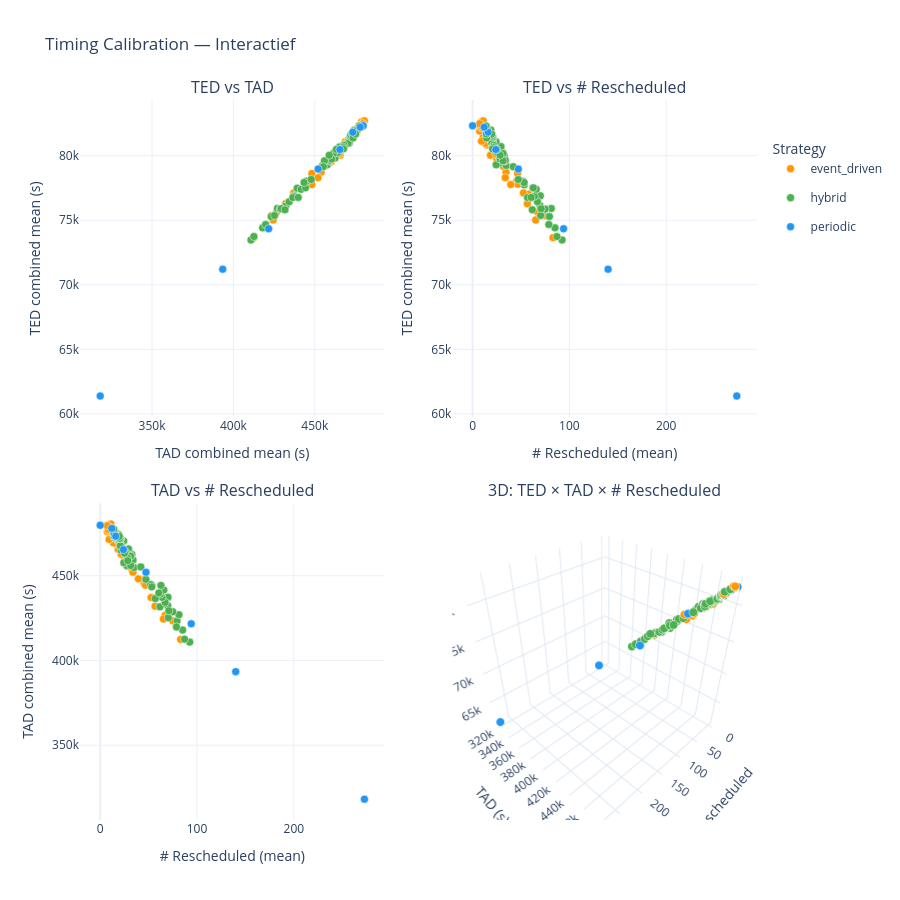

Notebook code cell kept with this figure:
### Code cell
import plotly.graph_objects as go
from plotly.subplots import make_subplots
import pandas as pd

df = df_results.copy()

strategy_colors = {
    'baseline':     '#888888',
    'periodic':     '#2196F3',
    'event_driven': '#FF9800',
    'hybrid':       '#4CAF50',
}

def make_hover(row):
    lines = [
        f"<b>{row['strategy_type'].upper()}</b>",
        f"TED: {row['TED_combined_mean']:.0f}s (±{row['TED_combined_std']:.0f}s)",
        f"TAD: {row['TAD_combined_mean']:.0f}s (±{row['TAD_combined_std']:.0f}s)",
        f"# Rescheduled: {row['n_rescheduled_mean']:.1f}",
        f"Solve time: {row['total_solve_time_mean']:.3f}s",
        "─────────────────",
    ]
    if row['strategy_type'] in ('periodic', 'baseline'):
        lines.append(f"periodic_rf: {row['periodic_rf']:.0f}s")
    if row['strategy_type'] in ('event_driven', 'hybrid'):
        lines.append(f"event_driven_rf: {row['event_driven_rf']:.0f}s")
        lines.append(f"controller_freq: {row['controller_freq']:.0f}s")
        lines.append(f"threshold_conf: {row['threshold_conf']:.1f}")
    if row['strategy_type'] == 'hybrid':
        lines.append(f"periodic_rf: {row['periodic_rf']:.0f}s")
    return "<br>".join(lines)

df['hover'] = df.apply(make_hover, axis=1)

# ── Subplot layout: 2x2 ──────────────────────────────────────────────────────
fig = make_subplots(
    rows=2, cols=2,
    subplot_titles=[
        'TED vs TAD',
        'TED vs # Rescheduled',
        'TAD vs # Rescheduled',
        '3D: TED × TAD × # Rescheduled',
    ],
    specs=[
        [{'type': 'scatter'}, {'type': 'scatter'}],
        [{'type': 'scatter'}, {'type': 'scatter3d'}],
    ],
    horizontal_spacing=0.10,
    vertical_spacing=0.12,
)

added_to_legend = set()

for stype, group in df.groupby('strategy_type'):
    color = strategy_colors[stype]
    show_legend = stype not in added_to_legend
    added_to_legend.add(stype)

    common = dict(
        name=stype,
        legendgroup=stype,
        showlegend=show_legend,
        marker=dict(color=color, size=8, line=dict(color='white', width=0.5)),
        hovertemplate="%{customdata}<extra></extra>",
        customdata=group['hover'].tolist(),
    )

    # Plot 1: TED vs TAD
    fig.add_trace(go.Scatter(
        x=group['TAD_combined_mean'],
        y=group['TED_combined_mean'],
        mode='markers',
        **common,
    ), row=1, col=1)

    # Plot 2: TED vs n_rescheduled
    fig.add_trace(go.Scatter(
        x=group['n_rescheduled_mean'],
        y=group['TED_combined_mean'],
        mode='markers',
        **{**common, 'showlegend': False},
    ), row=1, col=2)

    # Plot 3: TAD vs n_rescheduled
    fig.add_trace(go.Scatter(
        x=group['n_rescheduled_mean'],
        y=group['TAD_combined_mean'],
        mode='markers',
        **{**common, 'showlegend': False},
    ), row=2, col=1)

    # Plot 4: 3D
    fig.add_trace(go.Scatter3d(
        x=group['n_rescheduled_mean'],
        y=group['TAD_combined_mean'],
        z=group['TED_combined_mean'],
        mode='markers',
        name=stype,
        legendgroup=stype,
        showlegend=False,
        marker=dict(color=color, size=5, line=dict(color='white', width=0.3)),
        hovertemplate="%{customdata}<extra></extra>",
        customdata=group['hover'].tolist(),
    ), row=2, col=2)

# ── Axis labels ──────────────────────────────────────────────────────────────
fig.update_xaxes(title_text='TAD combined mean (s)', row=1, col=1)
fig.update_yaxes(title_text='TED combined mean (s)', row=1, col=1)
fig.update_xaxes(title_text='# Rescheduled (mean)', row=1, col=2)
fig.update_yaxes(title_text='TED combined mean (s)', row=1, col=2)
fig.update_xaxes(title_text='# Rescheduled (mean)', row=2, col=1)
fig.update_yaxes(title_text='TAD combined mean (s)', row=2, col=1)

fig.update_scenes(
    xaxis_title='# Rescheduled',
    yaxis_title='TAD (s)',
    zaxis_title='TED (s)',
)

fig.update_layout(
    title='Timing Calibration — Interactief',
    height=900,
    legend=dict(title='Strategy', x=1.02, y=0.95),
    template='plotly_white',
)

fig.show()

# Optioneel: opslaan als standalone HTML
fig.write_html(RESULTS_DIR / 'interactive_plots.html')
print(f"Saved: {RESULTS_DIR / 'interactive_plots.html'}")
